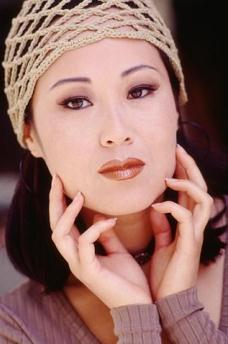
%> input picture Report/MATLAB/working Image_Super-Resolution_Using_Gradient_Profile_Prior/input/Set5/woman.png, 228 x 344 px; its folder holds 5 pictures in this run
$ octave main.m   (GNU Octave 9; MATLAB toolbox functions it lacks are replaced by stand-ins)
%> lines starting %> are read from the running program, lines starting %| are printed output that depends on the picture
### Report/MATLAB/working Image_Super-Resolution_Using_Gradient_Profile_Prior/sigma_distance_matrix.m
function [S, D] = sigma_distance_matrix(Gmag, Gc, Gr)
    [numRows,numCols] = size(Gc);
    S = zeros(numRows,numCols);
    D = zeros(numRows,numCols);
    for r = 2 : numRows-1
        for c = 2 : numCols-1
            len = zeros(2,1);
            pr = zeros(2, 4*max(numRows,numCols));
            pc = zeros(2, 4*max(numRows,numCols));
            mag = zeros(2, 4*max(numRows,numCols));
            for dir = -1 : 2 : 1
                if dir == -1
                    id = 1;
                else
                    id = 2;
                end

                curr_mag = Gmag(r, c);
                prev_mag = curr_mag;
                has_next = true;
                curr_r = r;
                curr_c = c;
                dir_r = dir * Gr(r,c);
                dir_c = dir * Gc(r,c);
                while true
                    len(id) = len(id) + 1;
                    pr(id, len(id)) = curr_r;
                    pc(id, len(id)) = curr_c;
                    mag(id, len(id)) = curr_mag;

                    ratio_r = find_increase_rate(curr_r, dir_r);
                    ratio_c = find_increase_rate(curr_c, dir_c);

                    ratio = min(ratio_r, ratio_c);
% [6 lines of commented-out code are left out]
                    curr_r = curr_r + ratio*dir_r;
                    curr_c = curr_c + ratio*dir_c;
%                     disp(curr_r);
                    has_next = (2 < curr_r) && (curr_r < numRows-1) && (2 < curr_c) && (curr_c < numCols-1);
                    if ~has_next
                        break;
                    end

                    prev_mag = curr_mag;
                    curr_mag = find_magnitude(Gmag, curr_r, curr_c);
                    if prev_mag >= curr_mag
                        break;
                    end

                end
            end

            id = 2;
            if len(1) > 1 && len(2) == 1
                id = 1;
            elseif len(1) == 1 && len(2) > 1
                id = 2;
            else
                D1 = sqrt((pr(1, len(1))-pr(1, 1))^2 + (pc(1, len(1))-pc(1, 1))^2);
                D2 = sqrt((pr(2, len(2))-pr(2, 1))^2 + (pc(2, len(2))-pc(2, 1))^2);
                if D1 < D2
                    id = 1;
                end
            end

            D(r,c) = sqrt((pr(id, len(id))-pr(id, 1))^2 + (pc(id, len(id))-pc(id, 1))^2);
            numer = 0;
            denom = 0;
            for i = 1 : len(id)
                d = sqrt((pr(id, len(id))-pr(id, i))^2 + (pc(id, len(id))-pc(id, i))^2);
                m = mag(id, i);
                numer = numer + m*(d^2);
                denom = denom + m;
            end
            S(r,c) = sqrt(numer/denom);
        end
    end
end

### Report/MATLAB/working Image_Super-Resolution_Using_Gradient_Profile_Prior/find_increase_rate.m
function ratio = find_increase_rate(curr, dir)
    next = curr;
    if dir > 0
        next = ceil(curr);
    elseif dir < 0
        next = floor(curr);
    else
        ratio = 0;
        return;
    end

    if next == curr && dir ~= 0
        if dir > 0
            next = curr + 1;
        else
            next = curr - 1;
        end
    end
%     disp(dir)
    ratio = (next - curr)/dir;
end

### Report/MATLAB/working Image_Super-Resolution_Using_Gradient_Profile_Prior/find_magnitude.m
function mag = find_magnitude(Gmag, curr_r, curr_c)
    diff_r = curr_r - floor(curr_r);
    diff_c = curr_c - floor(curr_c);
    if diff_r < 0.01 && diff_c < 0.01
        mag = Gmag(floor(curr_r), floor(curr_c));
    elseif diff_r >= 0.01
        mag = Gmag(floor(curr_r), floor(curr_c))*(1-diff_r) + Gmag(ceil(curr_r), floor(curr_c))*diff_r;
    elseif diff_c >= 0.01
        mag = Gmag(floor(curr_r), floor(curr_c))*(1-diff_c) + Gmag(floor(curr_r), ceil(curr_c))*diff_c;
    end
end

### Report/MATLAB/working Image_Super-Resolution_Using_Gradient_Profile_Prior/main.m
up_scale = 2;
addpath('\\Vdidrive\myhome\wcaine\Documents\MATLAB\working Image_Super-Resolution_Using_Gradient_Profile_Prior\input\Set5');

ground_truth = imread('woman.png');
%> ground_truth is the input picture: size 344x228x3 uint8; mean R, G, B 150.6, 110.2, 103.1
up_scale_factor = 2;
t_max = 25;
tau = 0.2; % 0.2
beta = 0.05; % 0.05
lambda_h = 1.63;
lambda_l = 1.6;
gau_sigma = 0.8;

ground_truth = rgb2gray(ground_truth);
%> ground_truth: size 344x228 uint8
ground_truth = im2double(ground_truth);
%> ground_truth: size 344x228 double

input = imresize(ground_truth, 1/up_scale^up_scale_factor, 'bilinear');
up_input = imresize(input, up_scale^up_scale_factor, 'bilinear');
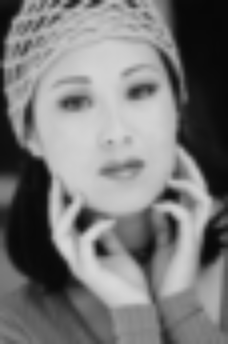
%> up_input: size 344x228 double; min 0.0288, max 0.851, mean 0.476
img = input;

for scale = 1 : up_scale_factor

    img_input = img;
    img = imresize(img, up_scale, 'bilinear');

    for iter = 1 : t_max
        img_filter = imgaussfilt(img, gau_sigma);
        img_filter_down = imresize(img_filter, 1/up_scale, 'bilinear');
        rc = img_filter_down - img_input;
        rc_up = imresize(rc, up_scale, 'bilinear');
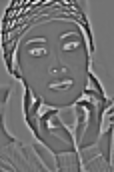
%> rc_up: size 172x114 double; min -0.125, max 0.151, mean 3.35e-05; drawn with min black and max white
        rc_up_filter = imgaussfilt(rc_up, gau_sigma);

        [Gmag,Gdir] = imgradient(img, 'central');
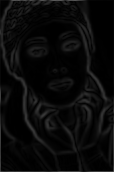
%> Gmag: size 172x114 double; min 0, max 0.353, mean 0.0404
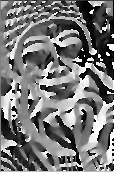
%> Gdir: size 172x114 double; min -180, max 180, mean -12.2; drawn with min black and max white
        Gmag = imcomplement(Gmag);
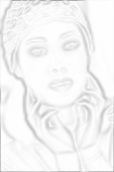
%> Gmag: size 172x114 double; min 0.647, max 1, mean 0.96
        [Gc,Gr] = imgradientxy(img, 'central');
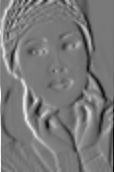
%> Gc: size 172x114 double; min -0.228, max 0.25, mean -0.000337; drawn with min black and max white
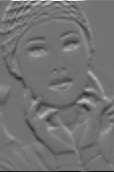
%> Gr: size 172x114 double; min -0.288, max 0.351, mean 0.000236; drawn with min black and max white
        [sigma_l_matrix, distance_l_matrix] = sigma_distance_matrix(Gmag, Gc, Gr);
%> in sigma_distance_matrix, `curr_mag = Gmag(r, c);`: curr_mag = 0.992
%> in sigma_distance_matrix, `ratio_r = find_increase_rate(curr_r, dir_r);`: ratio_r = 120.2
%> in sigma_distance_matrix, `ratio_c = find_increase_rate(curr_c, dir_c);`: ratio_c = 2002.8
%> in sigma_distance_matrix, `ratio = min(ratio_r, ratio_c);`: ratio = 120.2
%> in sigma_distance_matrix, `curr_r = curr_r + ratio*dir_r;`: curr_r = 3
%> in sigma_distance_matrix, `curr_c = curr_c + ratio*dir_c;`: curr_c = 2.06
%> in sigma_distance_matrix, `has_next = (2 < curr_r) && (curr_r < numRows-1) && (2 < curr_c) && (cu..`: has_next = true
%> in find_magnitude, `diff_r = curr_r - floor(curr_r);`: diff_r = 0
%> in find_magnitude, `diff_c = curr_c - floor(curr_c);`: diff_c = 0.06
%> in find_magnitude, `mag = Gmag(floor(curr_r), floor(curr_c))*(1-diff_c) + Gmag(floor(curr_..`: mag = 0.989
%> in sigma_distance_matrix, `D(r,c) = sqrt((pr(id, len(id))-pr(id, 1))^2 + (pc(id, len(id))-pc(id, ..`: D: size 172x114 double; every value is 0
%> the loop in sigma_distance_matrix, `for i = 1 : len(id)` made 1 pass
%> (m, numer, denom) on pass 1: (0.992, 0, 0.992)
%> (the run ends here)
